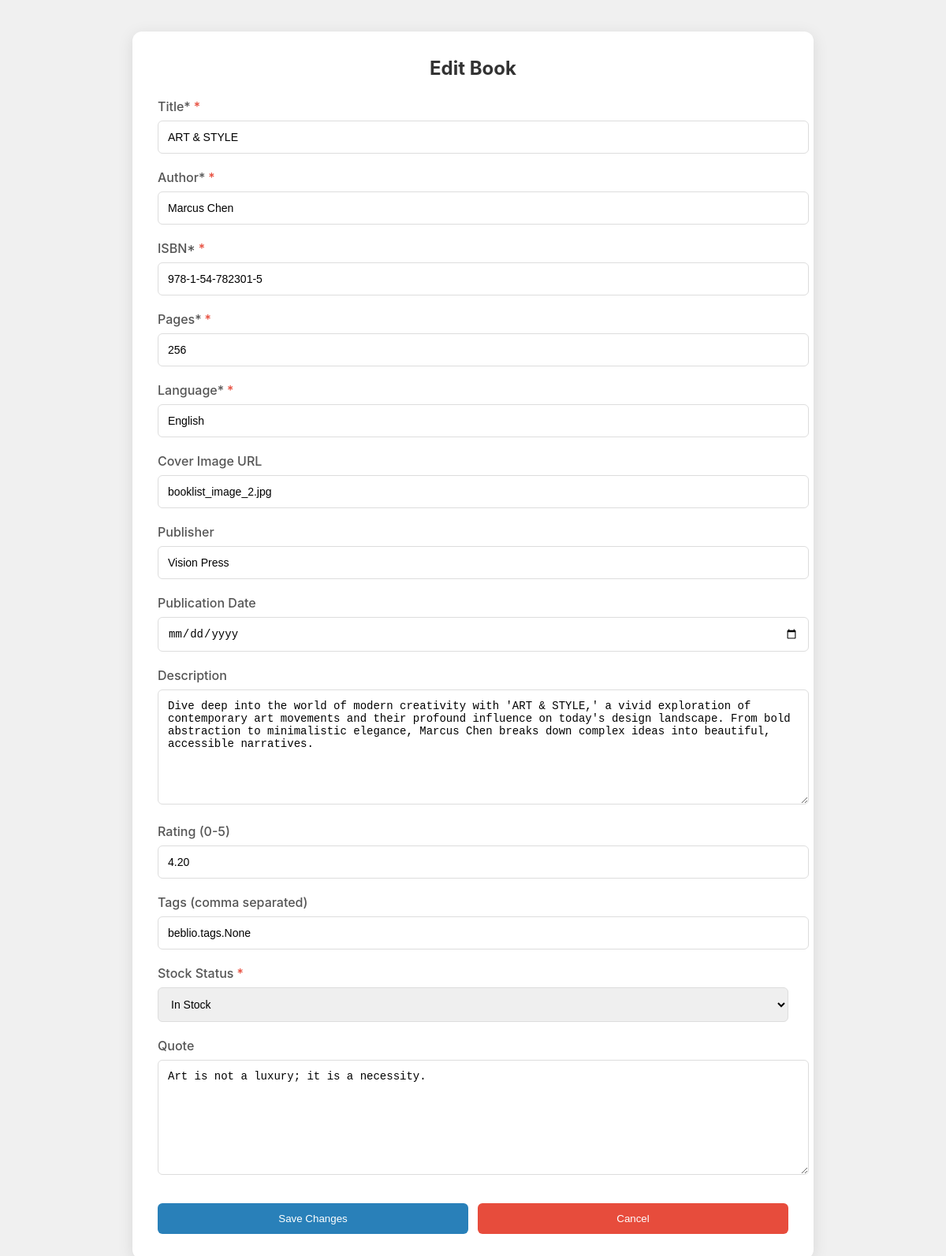
Page /book/edit/2/ on the committed database.
### beblio/models.py (models this page shows, shortened)
class Book(models.Model):
    title = models.CharField(max_length=200, null=True)
    author = models.CharField(max_length=100)
    isbn = models.CharField(max_length=13, unique=True)
    pages = models.IntegerField()
    cover_image = models.URLField(blank=True, null=True)
    language = models.CharField(max_length=30)
    tags = models.ManyToManyField('tags', blank=True)
    description = models.TextField(blank=True, null=True)
    rating = models.DecimalField(max_digits=3, decimal_places=2, blank=True, null=True)
    publisher = models.CharField(max_length=100, blank=True, null=True)
    published_date = models.DateField(blank=True, null=True)
    in_stock = models.BooleanField(default=True)
    review = models.ManyToManyField('review', blank=True)
    quote = models.TextField(blank=True, null=True)
    genre = models.TextField(blank=True, null=True)
    price = models.FloatField(blank=True, null=True)

### beblio/views.py (the view)
# urls.py: path('book/edit/<int:book_id>/', views.book_form, name='edit_book'),
def book_form(request, book_id=None):
    if request.method == 'POST':
        try:
            data = json.loads(request.body)
            if book_id:
                book = Book.objects.get(id=book_id)
                for field, value in data.items():
                    if field == 'tags':
                        book.tags.clear()
                        for tag_name in value:
                            tag, _ = tags.objects.get_or_create(name=tag_name)
                            book.tags.add(tag)
                    elif hasattr(book, field):
                        setattr(book, field, value)
                book.save()
                return JsonResponse({'message': 'Book updated successfully'})
            else:
                book = Book.objects.create(
                    title=data.get('title'),
                    author=data.get('author'),
                    isbn=data.get('isbn'),
                    pages=data.get('pages'),
                    language=data.get('language'),
                    cover_image=data.get('cover_image'),
                    publisher=data.get('publisher'),
                    published_date=data.get('published_date'),
                    description=data.get('description'),
                    rating=data.get('rating'),
                    in_stock=data.get('in_stock', True),
                    quote=data.get('quote')
                )
                for tag_name in data.get('tags', []):
                    tag, _ = tags.objects.get_or_create(name=tag_name)
                    book.tags.add(tag)
                return JsonResponse({'message': 'Book added successfully'})
        except Exception as e:
            return JsonResponse({'error': str(e)}, status=400)
    else:
        try:
            book = None
            if book_id:
                book = Book.objects.get(id=book_id)
            return render(request, 'beblio/BookForm.html', {'book': book})
        except Book.DoesNotExist:
            return redirect('admin_panel')

### templates/beblio/BookForm.html (shortened to what this page needs)
{% load static %}
<!DOCTYPE html>
<html lang="en">
<head>
    <link rel="stylesheet" href="{% static 'css/bookForm.css' %}">
</head>
<body>
    <div class="form-container">
        <h2>{% if book %}Edit Book{% else %}Add New Book{% endif %}</h2>
        <form id="book-form" data-book-id="{{ book.id|default:'' }}">
            <div class="form-group">
                <label for="title">Title*</label>
                <input type="text" id="title" value="{{ book.title|default:'' }}" required>
            </div>
            <div class="form-group">
                <label for="author">Author*</label>
                <input type="text" id="author" value="{{ book.author|default:'' }}" required>
            </div>
            <div class="form-group">
                <label for="isbn">ISBN*</label>
                <input type="text" id="isbn" value="{{ book.isbn|default:'' }}" required>
            </div>
            <div class="form-group">
                <label for="pages">Pages*</label>
                <input type="number" id="pages" value="{{ book.pages|default:'' }}" required>
            </div>
            <div class="form-group">
                <label for="language">Language*</label>
                <input type="text" id="language" value="{{ book.language|default:'' }}" required>
            </div>
            <div class="form-group">
                <label for="cover_image">Cover Image URL</label>
                <input type="text" id="cover_image" value="{{ book.cover_image|default:'' }}">
            </div>
            <div class="form-group">
                <label for="publisher">Publisher</label>
                <input type="text" id="publisher" value="{{ book.publisher|default:'' }}">
            </div>
            <div class="form-group">
                <label for="published_date">Publication Date</label>
                <input type="date" id="published_date" value="{{ book.published_date|default:'' }}">
            </div>
            <div class="form-group">
                <label for="description">Description</label>
                <textarea id="description">{{ book.description|default:'' }}</textarea>
            </div>
            <div class="form-group">
                <label for="rating">Rating (0-5)</label>
                <input type="number" id="rating" min="0" max="5" step="0.1" value="{{ book.rating|default:'' }}">
            </div>
            <div class="form-group">
                <label for="tags">Tags (comma separated)</label>
                <input type="text" id="tags" value="{{ book.tags|join:', '|default:'' }}">
            </div>
            <div class="form-group">
                <label for="in_stock">Stock Status</label>
                <select id="in_stock">
                    <option value="true" {% if book.in_stock %}selected{% endif %}>In Stock</option>
                </select>
            </div>
            <div class="form-group">
                <label for="quote">Quote</label>
                <textarea id="quote">{{ book.quote|default:'' }}</textarea>
            </div>
            <div class="button-group">
                <button type="submit" class="blue-button">{% if book %}Save Changes{% else %}Add Book{% endif %}</button>
                <button type="button" onclick="window.location.href='/adminPanel/'" class="red-button">Cancel</button>
            </div>
        </form>
    </div>
</body>
</html>

### FuckDjangp/static/css/bookForm.css (style rules this page uses)
body { margin: 0; padding: 0; font-family: 'Inter', sans-serif; background-color: #f0f0f0; min-height: 100vh; display: flex; justify-content: center; align-items: flex-start; padding: 40px 20px; }
.form-container { background-color: white; border-radius: 12px; box-shadow: 0 4px 20px rgba(0, 0, 0, 0.1); padding: 32px; width: 100%; max-width: 800px; margin: 0 auto; }
h2 { margin: 0 0 24px; color: #333; font-size: 24px; text-align: center; }
.form-group { margin-bottom: 20px; }
.form-group label { display: block; margin-bottom: 8px; color: #555; font-weight: 500; }
.form-group input, .form-group select, .form-group textarea { width: 100%; padding: 12px; border: 1px solid #ddd; border-radius: 6px; font-size: 14px; transition: border-color 0.3s; }
.form-group textarea { min-height: 120px; resize: vertical; }
.button-group { display: flex; gap: 12px; margin-top: 32px; }
.blue-button, .red-button { padding: 12px 24px; border: none; border-radius: 6px; font-weight: 500; cursor: pointer; transition: filter 0.3s; flex: 1; }
.blue-button { background-color: #2980b9; color: white; }
.red-button { background-color: #e74c3c; color: white; }
label[for]:after { content: "*"; color: #e74c3c; margin-left: 4px; }
label[for="cover_image"]:after, label[for="publisher"]:after, label[for="published_date"]:after, label[for="description"]:after, label[for="rating"]:after, label[for="tags"]:after, label[for="quote"]:after { content: ""; }

### rows in the picture
Book: title "ART & STYLE", author "Marcus Chen", isbn "978-1-54-782301-5", pages "256", language "English", cover_image "booklist_image_2.jpg", publisher "Vision Press", description "Dive deep into the world of modern creativity with 'ART & STYLE,' a vivid exploration of contemporary art movements and their profound influence on today's design landscape. From bold abstraction to minimalistic elegance, Marcus Chen breaks down complex ideas into beautiful, accessible narratives.", rating "4.20", tags "beblio.tags.None", in_stock "In Stock", quote "Art is not a luxury; it is a necessity."
